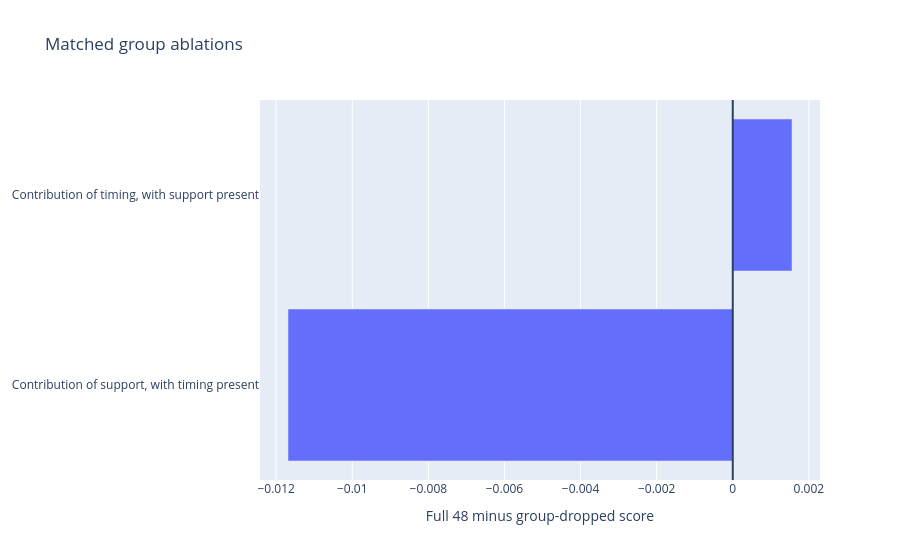

The notebook cell saved with this chart:
### Markdown cell above
## Matched group ablations

### Code cell
review.show_chart(5)

### Figure 1 — Plotly figure (JSON) as saved in the notebook; plotly's stock layout.template omitted (floating-point values rounded to 4 significant figures)
{"data": [{"orientation": "h", "type": "bar", "x": [-0.01169, 0.001557], "y": ["Contribution of support, with timing present", "Contribution of timing, with support present"]}], "layout": {"shapes": [{"type": "line", "x0": 0, "x1": 0, "xref": "x", "y0": 0, "y1": 1, "yref": "y domain"}], "title": {"text": "Matched group ablations"}, "xaxis": {"title": {"text": "Full 48 minus group-dropped score"}}}}
